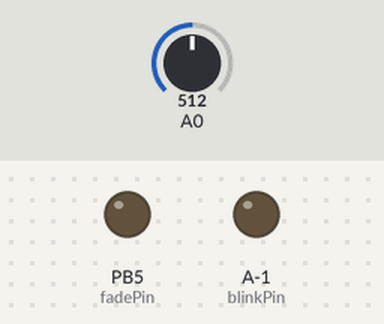
Bench run of a sketch on a simulated ATtiny85, built for the host (arithmetic inside an expression is 32-bit, double 64-bit). Shown: output pins drawn as LEDs (lit = HIGH). Inputs (shaded band) come from the test bench; at power-on: A0 = 512. What the sketch prints to the serial monitor is not drawn.

Above: at 1.2 s.
1.3 s: A0 set to 549
At 2.3 s:
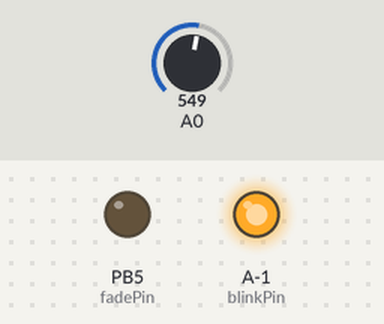
2.8 s: A0 set to 520
At 3.6 s:
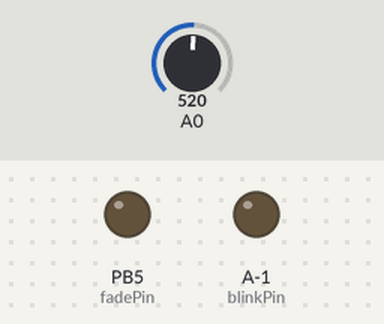
4.3 s: A0 set to 540
At 5.6 s:
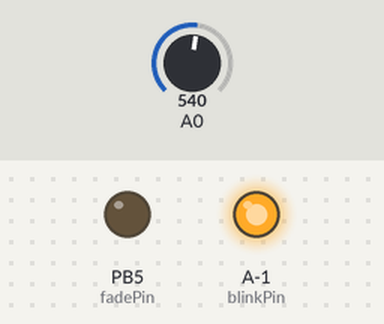
Timing chart, 0 to 7.3 s (numbered marks = the images above; inputs shaded):
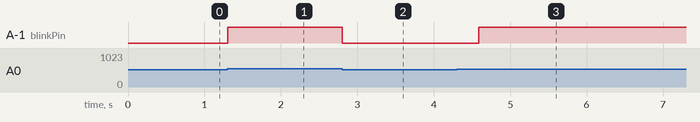

Measured:
- the behaviour switches between 530 and 531 on A0 (found by bisection; images 0 and 1)
- after the input at 1.3 s, A-1 (blinkPin): LOW → HIGH at once
- after the input at 2.8 s, A-1 (blinkPin): HIGH → LOW at once
- after the input at 4.3 s, A-1 (blinkPin): LOW → HIGH after 0.29 s

The sketch:

PulseSensorTest.ino
```cpp
/*  Pulse Sensor Amped 1.5    by Joel Murphy and Yury Gitman   http://www.pulsesensor.com

  ----------------------  Notes ----------------------  ----------------------
  This code:
  1) Blinks an LED to User's Live Heartbeat   PIN 13
  2) Fades an LED to User's Live HeartBeat    PIN 5
  3) Determines BPM
  4) Prints All of the Above to Serial

  Read Me:
  https://github.com/WorldFamousElectronics/PulseSensor_Amped_Arduino/blob/master/README.md
  ----------------------       ----------------------  ----------------------
*/

#define PROCESSING_VISUALIZER 1
#define SERIAL_PLOTTER  2

//  Variables
int pulsePin = 0;                 // Pulse Sensor purple wire connected to analog pin 0
int blinkPin = 13;                // pin to blink led at each beat
int fadePin = 5;                  // pin to do fancy classy fading blink at each beat
int fadeRate = 0;                 // used to fade LED on with PWM on fadePin
int playerNum = 0;

// Volatile Variables, used in the interrupt service routine!
volatile int BPM;                   // int that holds raw Analog in 0. updated every 2mS
volatile int Signal;                // holds the incoming raw data
volatile int IBI = 600;             // int that holds the time interval between beats! Must be seeded!
volatile boolean Pulse = false;     // "True" when User's live heartbeat is detected. "False" when not a "live beat".
volatile boolean QS = false;        // becomes true when Arduoino finds a beat.

// SET THE SERIAL OUTPUT TYPE TO YOUR NEEDS
// PROCESSING_VISUALIZER works with Pulse Sensor Processing Visualizer
//      https://github.com/WorldFamousElectronics/PulseSensor_Amped_Processing_Visualizer
// SERIAL_PLOTTER outputs sensor data for viewing with the Arduino Serial Plotter
//      run the Serial Plotter at 115200 baud: Tools/Serial Plotter or Command+L
static int outputType = SERIAL_PLOTTER;


void setup() {
  pinMode(blinkPin, OUTPUT);        // pin that will blink to your heartbeat!
  pinMode(fadePin, OUTPUT);         // pin that will fade to your heartbeat!
  Serial.begin(115200);             // we agree to talk fast!
  interruptSetup();                 // sets up to read Pulse Sensor signal every 2mS
  // IF YOU ARE POWERING The Pulse Sensor AT VOLTAGE LESS THAN THE BOARD VOLTAGE,
  // UN-COMMENT THE NEXT LINE AND APPLY THAT VOLTAGE TO THE A-REF PIN
  //   analogReference(EXTERNAL);
}


//  Where the Magic Happens
void loop() {

  serialOutput() ;

  if (QS == true) {    // A Heartbeat Was Found
    // BPM and IBI have been Determined
    // Quantified Self "QS" true when arduino finds a heartbeat
    fadeRate = 255;         // Makes the LED Fade Effect Happen
    // Set 'fadeRate' Variable to 255 to fade LED with pulse
    serialOutputWhenBeatHappens();   // A Beat Happened, Output that to serial.
    QS = false;                      // reset the Quantified Self flag for next time
  }

  ledFadeToBeat();                      // Makes the LED Fade Effect Happen
  delay(20);                             //  take a break
}


void ledFadeToBeat() {
  fadeRate -= 15;                         //  set LED fade value
  fadeRate = constrain(fadeRate, 0, 255); //  keep LED fade value from going into negative numbers!
  analogWrite(fadePin, fadeRate);         //  fade LED
}
```

AllSerialHandling.ino
```cpp
//////////
/////////  All Serial Handling Code,
/////////  It's Changeable with the 'outputType' variable
/////////  It's declared at start of code.
/////////

void serialOutput() {  // Decide How To Output Serial.
  switch (outputType) {
    case PROCESSING_VISUALIZER:
      sendDataToSerial('S', Signal);     // goes to sendDataToSerial function
      break;
    case SERIAL_PLOTTER:  // open the Arduino Serial Plotter to visualize these data
      Serial.print(playerNum);
      Serial.print(",");
      Serial.println(BPM);
//      Serial.print(",");
//      Serial.print(IBI);
//      Serial.print(",");
//      Serial.println(Signal);
      break;
    default:
      break;
  }

}

//  Decides How To OutPut BPM and IBI Data
void serialOutputWhenBeatHappens() {
  switch (outputType) {
    case PROCESSING_VISUALIZER:    // find it here https://github.com/WorldFamousElectronics/PulseSensor_Amped_Processing_Visualizer
      sendDataToSerial('B', BPM);  // send heart rate with a 'B' prefix
      sendDataToSerial('Q', IBI);  // send time between beats with a 'Q' prefix
      break;

    default:
      break;
  }
}

//  Sends Data to Pulse Sensor Processing App, Native Mac App, or Third-party Serial Readers.
void sendDataToSerial(char symbol, int data ) {
  Serial.print(symbol);
  Serial.println(data);
}
```

Interrupt.ino
```cpp
volatile int rate[10];                    // array to hold last ten IBI values
volatile unsigned long sampleCounter = 0;          // used to determine pulse timing
volatile unsigned long lastBeatTime = 0;           // used to find IBI
volatile int P =512;                      // used to find peak in pulse wave, seeded
volatile int T = 512;                     // used to find trough in pulse wave, seeded
volatile int thresh = 530;                // used to find instant moment of heart beat, seeded
volatile int amp = 0;                   // used to hold amplitude of pulse waveform, seeded
volatile boolean firstBeat = true;        // used to seed rate array so we startup with reasonable BPM
volatile boolean secondBeat = false;      // used to seed rate array so we startup with reasonable BPM


void interruptSetup(){  // CHECK OUT THE Timer_Interrupt_Notes TAB FOR MORE ON INTERRUPTS
  // Initializes Timer2 to throw an interrupt every 2mS.
  TCCR2A = 0x02;     // DISABLE PWM ON DIGITAL PINS 3 AND 11, AND GO INTO CTC MODE
  TCCR2B = 0x06;     // DON'T FORCE COMPARE, 256 PRESCALER
  OCR2A = 0X7C;      // SET THE TOP OF THE COUNT TO 124 FOR 500Hz SAMPLE RATE
  TIMSK2 = 0x02;     // ENABLE INTERRUPT ON MATCH BETWEEN TIMER2 AND OCR2A
  sei();             // MAKE SURE GLOBAL INTERRUPTS ARE ENABLED
}


// THIS IS THE TIMER 2 INTERRUPT SERVICE ROUTINE.
// Timer 2 makes sure that we take a reading every 2 miliseconds
ISR(TIMER2_COMPA_vect){                         // triggered when Timer2 counts to 124
  cli();                                      // disable interrupts while we do this
  Signal = analogRead(pulsePin);              // read the Pulse Sensor
  sampleCounter += 2;                         // keep track of the time in mS with this variable
  int N = sampleCounter - lastBeatTime;       // monitor the time since the last beat to avoid noise

    //  find the peak and trough of the pulse wave
  if(Signal < thresh && N > (IBI/5)*3){       // avoid dichrotic noise by waiting 3/5 of last IBI
    if (Signal < T){                        // T is the trough
      T = Signal;                         // keep track of lowest point in pulse wave
    }
  }

  if(Signal > thresh && Signal > P){          // thresh condition helps avoid noise
    P = Signal;                             // P is the peak
  }                                        // keep track of highest point in pulse wave

  //  NOW IT'S TIME TO LOOK FOR THE HEART BEAT
  // signal surges up in value every time there is a pulse
  if (N > 250){                                   // avoid high frequency noise
    if ( (Signal > thresh) && (Pulse == false) && (N > (IBI/5)*3) ){
      Pulse = true;                               // set the Pulse flag when we think there is a pulse
      digitalWrite(blinkPin,HIGH);                // turn on pin 13 LED
      IBI = sampleCounter - lastBeatTime;         // measure time between beats in mS
      lastBeatTime = sampleCounter;               // keep track of time for next pulse

      if(secondBeat){                        // if this is the second beat, if secondBeat == TRUE
        secondBeat = false;                  // clear secondBeat flag
        for(int i=0; i<=9; i++){             // seed the running total to get a realisitic BPM at startup
          rate[i] = IBI;
        }
      }

      if(firstBeat){                         // if it's the first time we found a beat, if firstBeat == TRUE
        firstBeat = false;                   // clear firstBeat flag
        secondBeat = true;                   // set the second beat flag
        sei();                               // enable interrupts again
        return;                              // IBI value is unreliable so discard it
      }


      // keep a running total of the last 10 IBI values
      word runningTotal = 0;                  // clear the runningTotal variable

      for(int i=0; i<=8; i++){                // shift data in the rate array
        rate[i] = rate[i+1];                  // and drop the oldest IBI value
        runningTotal += rate[i];              // add up the 9 oldest IBI values
      }

      rate[9] = IBI;                          // add the latest IBI to the rate array
      runningTotal += rate[9];                // add the latest IBI to runningTotal
      runningTotal /= 10;                     // average the last 10 IBI values
      BPM = 60000/runningTotal;               // how many beats can fit into a minute? that's BPM!
      QS = true;                              // set Quantified Self flag
      // QS FLAG IS NOT CLEARED INSIDE THIS ISR
    }
  }

  if (Signal < thresh && Pulse == true){   // when the values are going down, the beat is over
    digitalWrite(blinkPin,LOW);            // turn off pin 13 LED
    Pulse = false;                         // reset the Pulse flag so we can do it again
    amp = P - T;                           // get amplitude of the pulse wave
    thresh = amp/2 + T;                    // set thresh at 50% of the amplitude
    P = thresh;                            // reset these for next time
    T = thresh;
  }

  if (N > 2500){                           // if 2.5 seconds go by without a beat
    thresh = 530;                          // set thresh default
    P = 512;                               // set P default
    T = 512;                               // set T default
    lastBeatTime = sampleCounter;          // bring the lastBeatTime up to date
    firstBeat = true;                      // set these to avoid noise
    secondBeat = false;                    // when we get the heartbeat back
  }

  sei();                                   // enable interrupts when youre done!
}// end isr
```

Source omitted: Timer_Interrupt_Notes.ino (12406 bytes)
